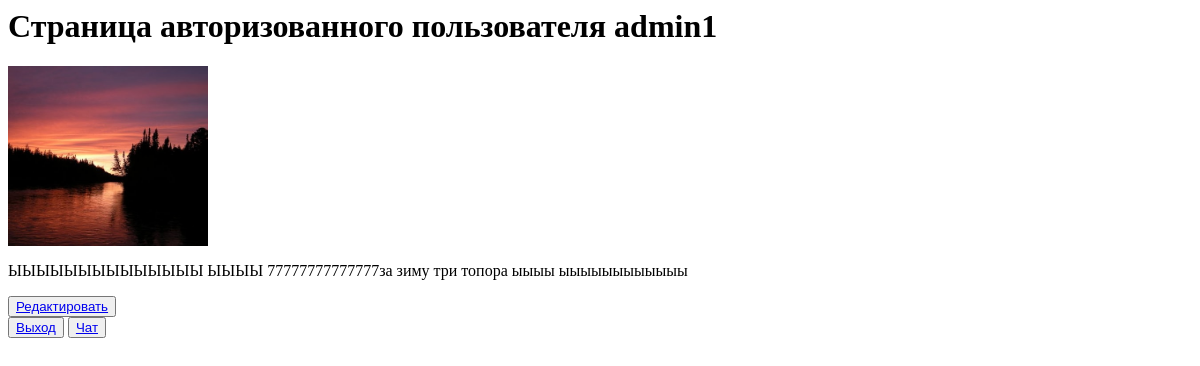
The app's page / (signed in), older data.
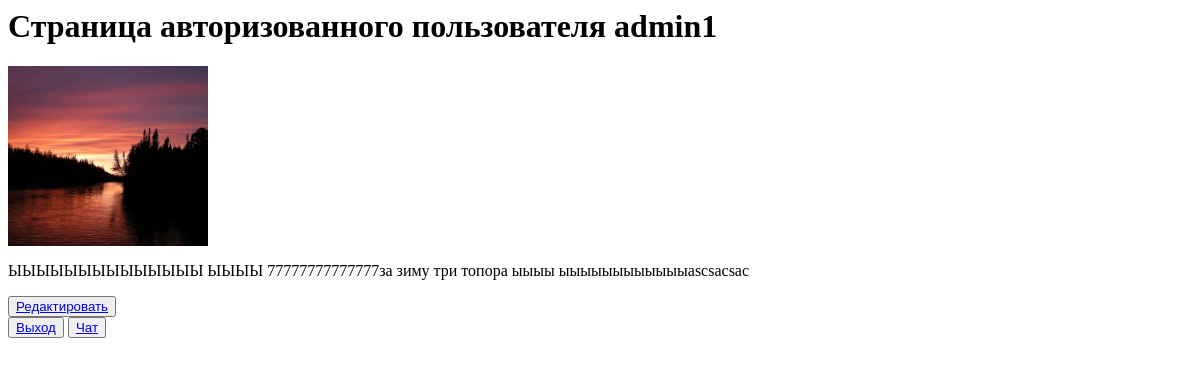
The same page, newer data.
### messenger/models.py (models this page shows, shortened)
class User(AbstractUser):
    avatar = models.ImageField(upload_to='images/avatars/', default='images/avatars/default.png',
                               verbose_name='Аватар')
    about = models.TextField(verbose_name='О себе')
    class Meta:
        verbose_name = 'Юзер'
        verbose_name_plural = 'Юзеры'

### protect/views.py (the view)
# urls.py: path('', IndexView.as_view()),
class IndexView(LoginRequiredMixin, TemplateView):
    template_name = 'protect/index.html'

### templates/protect/index.html (shortened to what this page needs)
<html>
    <head>
    </head>
    <body>
        <div>
            <h1>Страница авторизованного пользователя {{request.user.username}}</h1>
        </div>
        {% block content %}
        <p> <img src="{{MEDIA_URL}}{{ request.user.avatar.url}}" width="200" height="180"> </p>
        <p> {{ request.user.about }} </p>
        <button><a href="{% url 'edit_user' user.id %}">Редактировать</button>
        {% endblock %}
        <div>
        <button> <a href="/sign/logout"> Выход </a></button>
        <button> <a href="/chat"> Чат </a></button>
    </body>
</html>

Row changes from the older to the newer data that the page shows:
changed User "admin1": user.about "ЫЫЫЫЫЫЫЫЫЫЫЫЫЫ ЫЫЫЫ 77777777777777за зиму три топора ыыыы ыыыыыыыыыыыы" → "ЫЫЫЫЫЫЫЫЫЫЫЫЫЫ ЫЫЫЫ 77777777777777за зиму три топора ыыыы ыыыыыыыыыыыыascsacsac"
